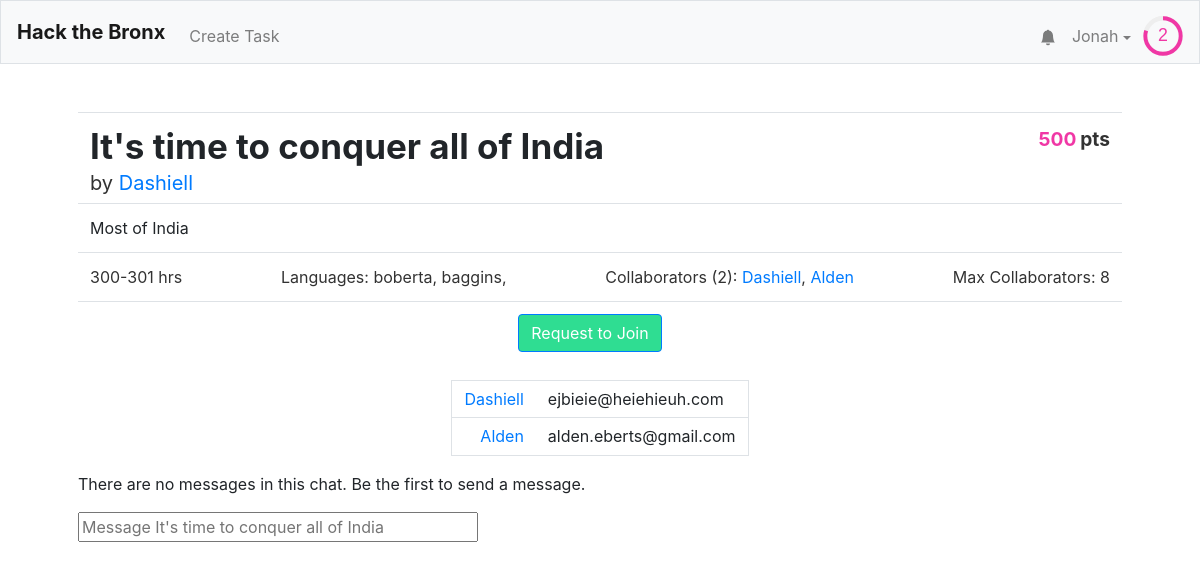
Page /task/2 (signed in) on the earlier database version.
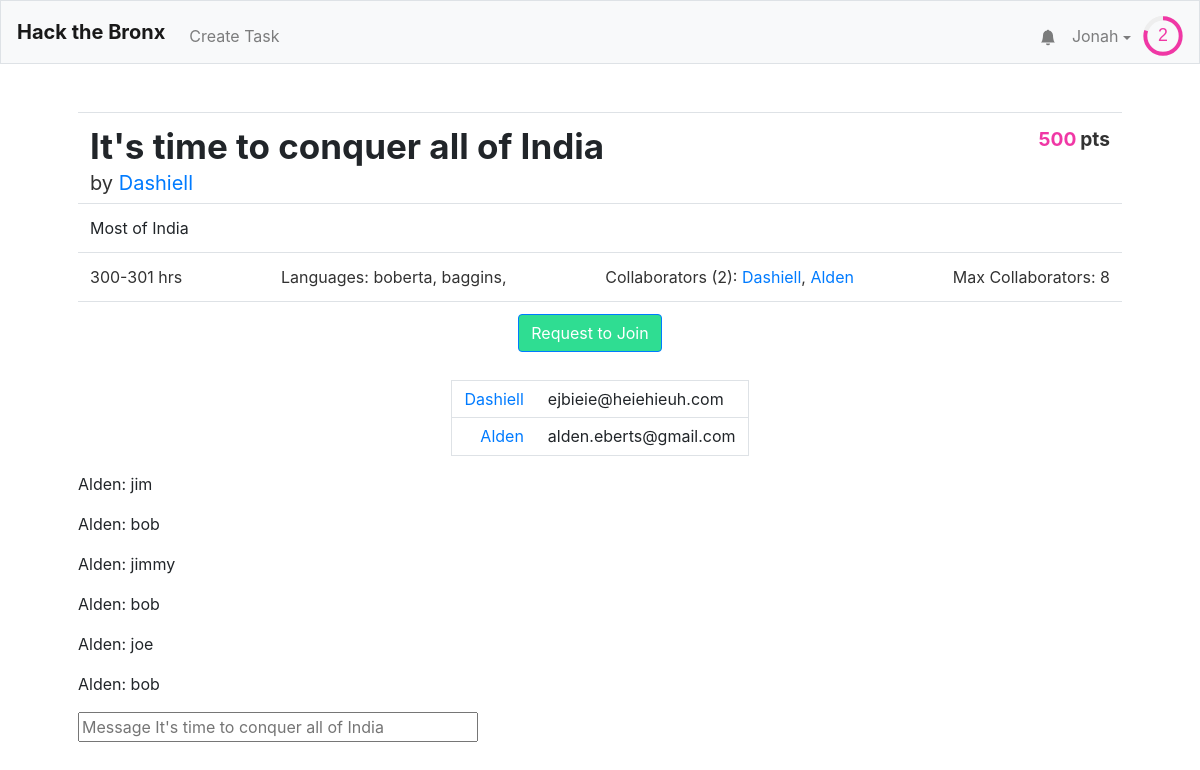
Same page on the later database version.
### tables this page shows
CREATE TABLE "users" (
	"id"	INTEGER NOT NULL UNIQUE,
	"username"	TEXT NOT NULL UNIQUE,
	"hash"	TEXT NOT NULL,
	"email"	TEXT,
	"tasks"	TEXT,
	"points"	INTEGER NOT NULL DEFAULT 0,
	"numcomplete"	INTEGER NOT NULL DEFAULT 0,
	"notifications"	BLOB,
	PRIMARY KEY("id" AUTOINCREMENT)
);

CREATE TABLE "tasks" (
	"id"	INTEGER NOT NULL UNIQUE,
	"title"	TEXT NOT NULL,
	"description"	TEXT,
	"languages"	BLOB,
	"image"	TEXT,
	"hmin"	INTEGER,
	"hmax"	INTEGER,
	"cmax"	INTEGER,
	"collaborators"	TEXT,
	"creator"	INTEGER,
	PRIMARY KEY("id" AUTOINCREMENT)
);

CREATE TABLE "messages" (
	"id"	INTEGER NOT NULL UNIQUE,
	"author"	INTEGER NOT NULL,
	"task"	INTEGER NOT NULL,
	"message"	TEXT,
	PRIMARY KEY("id" AUTOINCREMENT)
);

### application.py (the view, shortened to what this page needs)
@app.route("/task/<id>", methods=["GET", "POST"])
@login_required
def task(id):
    if request.method == "GET":
        task = db.execute("SELECT * FROM tasks WHERE id = :id", id=id)[0]
        creator = db.execute("SELECT * FROM users WHERE id = :id", id=task['creator'])[0]
        ids = debyte(task['collaborators'])
        task['collaborators'] = [db.execute("SELECT * FROM users WHERE id = :id", id=a)[0] for a in ids]
        collaborators = task['collaborators']
        task["points"] = calculate_points(task)
        requestsent = False
        for noti in debyte(creator['notifications']):
            if noti['format'] == 'join-prompt':
                if noti['user'] == session['user_name'] and noti['task-id'] == task['id']:
                    requestsent = True
        posts = db.execute("SELECT * FROM messages WHERE task = :task ORDER BY id ASC", task=id)[-6:]
        uid_to_username = {}
        for p in posts:
            uid_to_username[p["author"]] = db.execute("SELECT * FROM users WHERE id = :id", id = p["author"])[0]["username"]
        person = db.execute("SELECT * FROM users WHERE id = :id", id=task['creator'])[0]
        person['notifications'] = debyte(person['notifications']) if person['notifications'] != None else []
        has_requested = False
        print(person["notifications"])
        for notif in person['notifications']:
            print(notif["user"])
            if notif["user"] == session["user_name"]:
                has_requested = True
                break
        print(has_requested)
        return render_template("task.html",should_disable = ("disabled" if has_requested else ""),is_user_task=(task["creator"]==session["user_id"]), uid_to_username=uid_to_username,is_collab_task=(session["user_id"] in ids),enumerate=enumerate,len=len,collaborators=collaborators,task=task, creator=creator, user=getuser(session, db),issent=requestsent, posts = posts, lenPosts = len(posts))

### application.py (called while the page is built)
@app.after_request
def after_request(response):
    response.headers["Cache-Control"] = "no-cache, no-store, must-revalidate"
    response.headers["Expires"] = 0
    response.headers["Pragma"] = "no-cache"
    return response

### helpers.py (called while the page is built)
def login_required(f):
    @wraps(f)
    def decorated_function(*args, **kwargs):
        if session.get("user_id") is None:
            return redirect("/login")
        return f(*args, **kwargs)
    return decorated_function

def debyte(obj):
    return pickle.loads(obj)

def getuser(session, db):
    user =  db.execute("SELECT * FROM users WHERE id = :id", id=session["user_id"])[0]
    user["level"]=int(user['points']**.5//8)
    user["level-progress"] = (user['points']**.5/8-user["level"])*100
    user["notifications"] = debyte(user["notifications"]) if user["notifications"] else []
    user["notification-amount"] = len(user["notifications"])
    return user

def calculate_points(task):
    if task['hmin'] and task['hmax']:
        total = int(min((task['hmin']+task['hmax'])/2 * 100, 500))
    else:
        total = 0
    return total

### templates/task.html (shortened to what this page needs)
{% extends "layout.html" %}
{% block head %}
    <link href="/static/task.css" rel="stylesheet">
{% endblock %}
{% block main %}
<table class="table">
  <tbody>
    <tr>
      <td class="title"><h1>{{ task.title }}</h1><span class="creator-text">by <a href="/profile/{{creator.username}}">{{creator.username}}</a></span></td><td class="pts-td"><span class="points"><span>{{task.points}}</span><div> pts</div></span></td>
    </tr>
    {% if "description" in task %}
    <tr>
      <td colspan="2" class="description-text">{{task.description}}</td>
    </tr>
    {% endif %}
    <tr>
      <td colspan="2" width="100%">
        <div class="stats">
        <span class="hours-text">{{task.hmin}}-{{task.hmax}} hrs</span>
        <span class="languages-text">Languages: {{task.languages}}</span>
        <span class="collaborators-text">Collaborators ({{len(collaborators)}}): {% for i,c in enumerate(collaborators)%}<a href="/profile/{{c['username']}}">{{c['username']}}</a>{% if i < len(collaborators)-1%}, {% endif %}{% endfor %}</span>
        <span class="cmax-text">Max Collaborators: {{task.cmax}}</span>
      </div>
      </td>
    </tr>
    {% if is_user_task %}
    <tr>
      <td colspan="2" width="100%" style="text-align: center;">
        <button onclick = "openCompleteConfirmModal()" class="btn btn-primary accept-button">Mark Task as Complete</button>
        <button onclick = "openDeleteConfirmModal()" class="btn btn-primary reject-button">Delete</button>
      </td>
    </tr>
    {% elif is_collab_task %}
    <tr>
      <td colspan="2" width="100%" style="text-align: center;">
        <button onclick = "postData('leave')" class="btn btn-primary reject-button">Leave Task</button>
      </td>
    </tr>
    {% else %}
    <tr>
      <td colspan="2" width="100%" style="text-align: center;">
        <button {{ should_disable }} onclick = "postData('join')" class="btn btn-primary accept-button">Request to Join</button>
      </td>
    </tr>
    {% endif %}
  </tbody>
</table>
<div style="display:flex;justify-content: center;">
<table class="table emails" style="text-align:center;width:25%;">
  <tbody>
    {% for i,c in enumerate(collaborators)%}
      <tr>
        <td style="text-align:right;"><a href="/profile/{{c['username']}}">{{c['username']}}</a></td>
        <td style="text-align:left;">{{c['email']}}</td>
      </tr>
    {% endfor %}
  </tbody>
</table>
</div>
<div class="chatroom" id = "chatroom">
  {% if lenPosts > 0 %}
    {% for p in posts %}
    <div class="post">
      <p>{{ uid_to_username[p.author] }}: {{ p.message }}</p>
    </div>
    {% endfor %}
  {% else %}
    <p>There are no messages in this chat. Be the first to send a message.</p>
  {% endif %}
  <form id = "sendmsg" action="" method="post">
    <input type="text" autocomplete="off" style="width: 400px;" name="message" placeholder="Message {{ task.title }}">
  </form>
</div>
{% endblock %}

### templates/layout.html (shortened to what this page needs)
<!DOCTYPE html>
<html lang="en">
    <head>
        <link href="https://maxcdn.bootstrapcdn.com/bootstrap/4.1.3/css/bootstrap.min.css" rel="stylesheet">
        {% block head %}{% endblock %}
        <link href="/static/styles.css" rel="stylesheet">
    </head>
    <body>
        <nav style = "height: 8vh" class="navbar navbar-expand-md navbar-light bg-light border">
            <a class="navbar-brand" href="/"><b>Hack the Bronx</b></a>
            <div class="collapse navbar-collapse" id="navbar">
                {% if session.user_id %}
                    <ul class="navbar-nav mt-2">
                        <li class="nav-item"><a class="nav-link" href="/taskCreation">Create Task</a></li>
                    </ul>
                    <ul class="navbar-nav ml-auto mt-2">
                        <li style="position: relative; transform:translateX(8px) translateY(7.5px);"class="nav-item"><a class="nav-link" href="/notifications"><svg xmlns="http://www.w3.org/2000/svg" width="16" height="16" fill="currentColor" class="bi bi-bell-fill" viewBox="0 0 16 16">
  <path d="M8 16a2 2 0 0 0 2-2H6a2 2 0 0 0 2 2zm.995-14.901a1 1 0 1 0-1.99 0A5.002 5.002 0 0 0 3 6c0 1.098-.5 6-2 7h14c-1.5-1-2-5.902-2-7 0-2.42-1.72-4.44-4.005-4.901z"/>
</svg></a><span style="display:{{ "none" if user["notification-amount"] == 0 else "flex" }};" class="notification-circle">{{user["notification-amount"]}}</span></li>
                        <li class="nav-item">
                            <div id="user-information-dropdown">
                              <button onclick="showUserDropdown()" id="user-information-dropname" class="nav-link">{{ session.user_name }} <span class="dropdown-caret"></span></button>
                            </div>
                        </li>
                        <li class="nav-item">
                            <div style = "margin-left: -4px;">
                                <svg viewBox="0 0 36 36" style="transform: translateY(8px); width: 40px;">
                                    <path class="level-display-bg"
                                d="M18 2.0845
                                  a 15.9155 15.9155 0 0 1 0 31.831
                                  a 15.9155 15.9155 0 0 1 0 -31.831"
                              />
                                  <path class = "level-display"
                                    d="M18 2.0845
                                      a 15.9155 15.9155 0 0 1 0 31.831
                                      a 15.9155 15.9155 0 0 1 0 -31.831"
                                    fill="none"
                                    stroke="#444";
                                    stroke-width="1";
                                    stroke-dasharray="{{ user["level-progress"] }}, 100";
                                  />
                                  <text x="18" y="22.8" class="level">{{user["level"]}}</text>
                                </svg>
                            </div>
                        </li>
                    </ul>
                {% endif %}
            </div>
        </nav>
        <main class="container p-5">
            {% block main %}{% endblock %}
        </main>
    </body>
</html>

### static/task.css (style rules this page uses)
.accept-button { background: var(--focus-green-light); margin-right: 20px; }
h1 { font-size: 35px; font-weight: bold; }
td.title { line-height: .8; }
.creator-text { color: var(--text-main); font-size: 20px; }
.points { color: var(--text-main); display: block; font-weight: bold; font-size: 1.2em; }
.points span { color: var(--focus-pink); display: inline-block; margin-right: .2em; }
.points div { display: inline-block; }
.stats { color: var(--text-main); font-weight: normal; display: flex; justify-content: space-between; width: 100%; }
.pts-td { text-align: right; }
.emails { border: 1px solid var(--border-1); line-height: .8; }

### static/styles.css (style rules this page uses)
:root { --text-main: #323232; --text-weak: #525252; --text-medium-1: #4a4a4a; --text-medium-2: #3d3d3d; --text-light: #ababab; --input-text: #495057; --input-border: #ced4da; --table-border: #ddd; --close-button: #aaa; --close-button-hover: black; --level-display-bg: #eee; --foreground-0: white; --foreground-1: #F8F9FA; --foreground-2: #e5e5f7; --foreground-3: #F5F5FF; --foreground-4: #f2f2f2; --tag-text: #8282a1; --tag-remove:#b4b4d4; --border-1: #DEE2E6; --background-1: #EDF1F2; --focus-skyblue: #3DB2FF; --focus-pink: #f037a5; --focus-mint: #57CC99; --focus-selectblue : #007bff; --focus-navyblue: #2D46B9; --focus-green-light: #2FDD92; --focus-green-dark: #34BE82; --focus-red-light: #EC255A; --focus-red-dark: #d11749; --error-red: #ff759d; --error-text: #8a1134; font-size: 2vh; }
#user-information-dropname { background: none; padding: 16px; border: none; cursor: pointer; }
.dropdown-caret { display: inline-block; width: 0; height: 0; vertical-align: middle; content: ""; border-style: solid; border-width: 4px 4px 0; border-right-color: transparent; border-bottom-color: transparent; border-left-color: transparent; }
#user-information-dropname { position: relative; display: inline-block; }
.level { fill: var(--focus-pink); font-family: sans-serif; font-size: 1em; text-anchor: middle; }

Differences in the rows shown:
added messages: author.username "Alden", message "jim"
added messages: author.username "Alden", message "bob"
added messages: author.username "Alden", message "jimmy"
added messages: author.username "Alden", message "bob"
added messages: author.username "Alden", message "joe"
added messages: author.username "Alden", message "bob"
Other differences:
text no longer shown: "There are no messages in this chat. Be the first to send a message."
